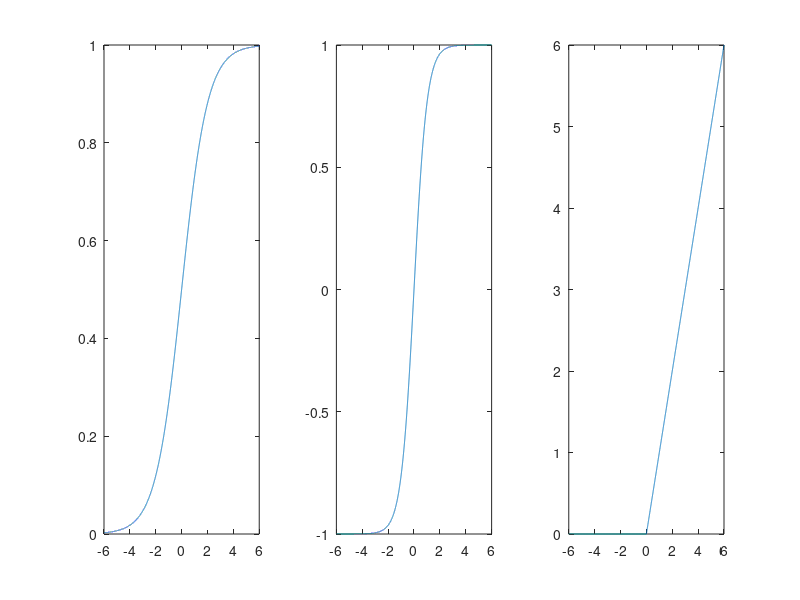

The MATLAB script that drew this image:
z = -6:0.001:6;
a1 = 1./(1+exp(-z));
a2 = tanh(z);
a3 = max(0,z);
subplot(1,3,1);
plot(z,a1);
subplot(1,3,2);
plot(z,a2);
subplot(1,3,3);
plot(z,a3);